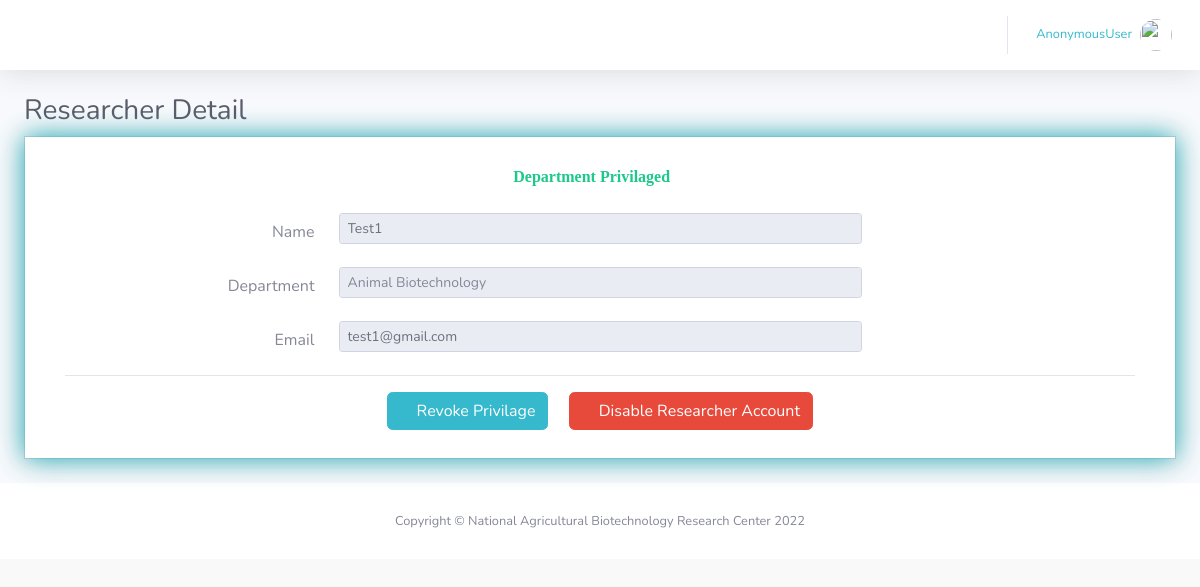
The page /researcherDetail/13/ on the database its author committed.
### account/models.py (models this page shows, shortened)
class Researcher(models.Model):
    Department = (
        ('Microbial Biotechnology', 'Microbial Biotechnology'),
        ('Animal Biotechnology', 'Animal Biotechnology'),
        ('Plant Biotechnology', 'Plant Biotechnology'),
    )
    researcher = models.OneToOneField(User, null=True, on_delete=models.CASCADE )
    name = models.CharField(max_length=100, null=True)
    department =  models.CharField(max_length=100, choices=Department, default='-')
    permission = models.BooleanField(default=False)

### account/views.py (the view)
# urls.py: path('researcherDetail/<int:pk>/', views.researcherDetail, name='researcherDetail'),
def researcherDetail(request,pk):
    researcher = Researcher.objects.get(id = pk)
    context = {'researcher': researcher}
    return render(request, 'department/researcher_detail.html',context )

### templates/department/researcher_detail.html (shortened to what this page needs)
{% extends 'main.html'%}
{% load static %}
{%block content%}
         <div class="container-fluid">
            <h1 class="h3 mb-2 text-gray-800">Researcher Detail</h1>
            <div class="card shadow mb-4">
                <div class="card-body" style="box-shadow:0 0 25px 0 rgb(29, 175, 185);" >
                    <div class="col-auto" >
                        {% if researcher %}
                                    <div class="p-2">
                                      <center>
                                {%if researcher.researcher.is_active and researcher.permission %}
                                <i class="fas fa-success fa-1x text-success"> Department Privilaged</i>  <i class="fas fa-check-circle fa-1x text-success"></i>
                                {%elif researcher.researcher.is_active%}
                                <i class="fas fa-success fa-1x text-success"> Active </i>  <i class="fas fa-check-circle fa-1x text-success"></i>
                                {%else%}
                                <i class="fas fa-success fa-1x text-danger"> <strike> Active</strike></i>  <i class="fas fa-minus-circle fa-1x text-danger"></i>
                                {%endif%}
                            </center>
                                                <br>
                                            <div class="form-group row">
                                                <label class="col-sm-3 col-form-label" align="right">Name</label>
                                                <div class="col-sm-6">
                                                    <input type="text" id="order_date" name="order_date" readonly class="form-control form-control-sm" value="{{researcher.name|title}}">
                                                </div>
                                            </div>
                                            <div class="form-group row">
                                                <label class="col-sm-3 col-form-label" align="right">Department</label>
                                                <div class="col-sm-6">
                                                    <input type="text" id="cust_name" name="pnumber"  readonly class="form-control form-control-sm" placeholder="{{researcher.department}}"/>
                                                </div>
                                            </div>
                                        <div class="form-group row">
                                        <label for="net_total" class="col-sm-3 col-form-label" align="right">Email </label>
                                        <div class="col-sm-6">
                                            <input type="text" readonly name="tinnumber" class="form-control form-control-sm" id="net_total" value="{{researcher.researcher.email}}"/>
                                        </div>
                                        </div>
                                        <hr>
                                        <center>
                                            {%if researcher.researcher.is_active and researcher.permission %}
                                            <a href="#"  data-toggle="modal" data-target="#permission" class="btn btn-info"><i class="fas fa-minus-circle fa-1x text-white"></i> Revoke Privilage</a> &nbsp;&nbsp;&nbsp;
                                            {%elif researcher.researcher.is_active and researcher.permission == False %}
                                            <a href="#"  data-toggle="modal" data-target="#permission" class="btn btn-info"><i class="fas fa-check-circle fa-1x text-white"></i> Give Perivilage</a> &nbsp;&nbsp;&nbsp;
                                            {%endif%}
                                            {%if researcher.researcher.is_active %}
                                            <a href="#"  data-toggle="modal" data-target="#account" class="btn btn-danger"><i class="fas fa-trash fa-1x text-white"></i> Disable Researcher Account</a>
                                            {%else%}
                                            <a href="#"  data-toggle="modal" data-target="#account" class="btn btn-success"><i class="fas fa-check fa-1x text-white"></i> Enable Researcher Account</a>
                                            {%endif%}
                                            </center>
                                        {%endif%}
                                    </div>
                                </div>
                </div>
            </div>
        </div>
{% endblock %}

### static/css/order.css (style rules this page uses)
body { background-color: #f9f9fa }
.card { box-shadow: none; -webkit-box-shadow: none; -moz-box-shadow: none; -ms-box-shadow: none }
.card { position: relative; display: flex; flex-direction: column; min-width: 0; word-wrap: break-word; background-color: #fff; background-clip: border-box; border: 1px solid #d2d2dc; border-radius: 0 }

### rows shown on the page
Researcher: order_date "Test1", pnumber "Animal Biotechnology", tinnumber "test1@gmail.com"

### other values the page prints
{{ user }} "AnonymousUser"
